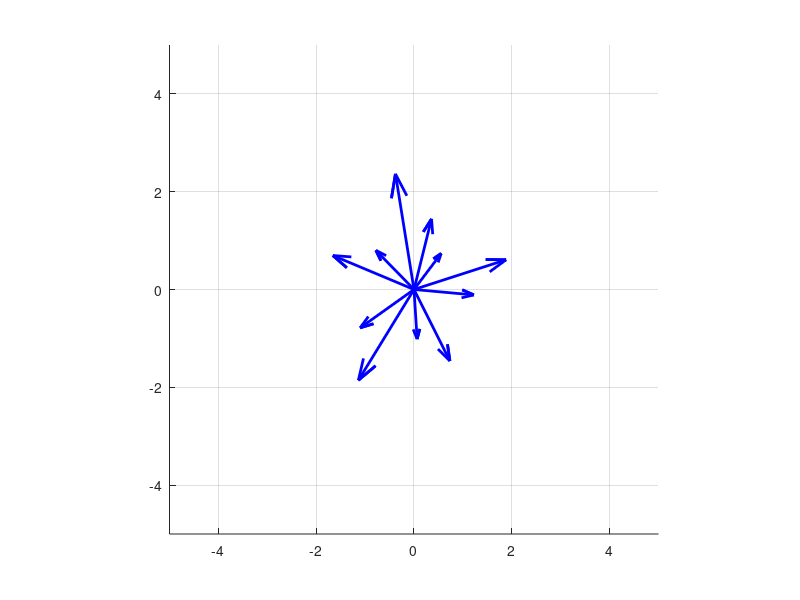

The MATLAB source for this figure:
clc
clear

% Define a matrix A and a vector x
%A = [-0.125 -1.875; -0.5    0.375];
%sqrt(3)/2

M = [-0.835, 0.716; -0.716, -0.835]

[V,D] = eig(M);

x = rand(2,1);
%x = [5; 2];

% Configure the plot window
clf
shg
xlim([-5 5]);
ylim([-5 5]);
daspect([1 1 1]);
grid on
hold on

% Plot x, Ax, A^2x, ..., A^(10)x
for jj = 1:11
    h = compass(x(1),x(2));
    set(h,'Linewidth',2)
    pause(1)
    x = M*x;
end

